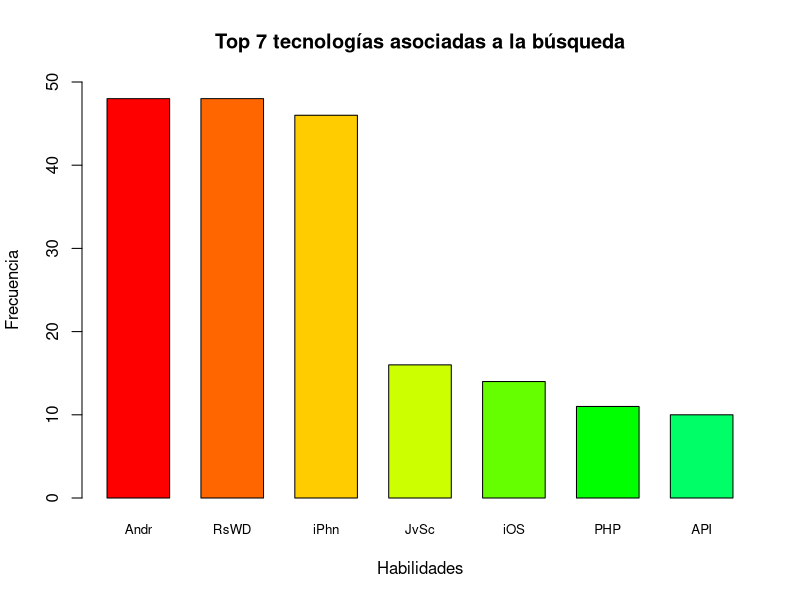

Generate this figure with R:
# 1. Instalación de paquetes
install.packages("dplyr")
install.packages("tidyr")
install.packages("readxl")

install.packages("data.table")
install.packages("stringr")


# Validar si los paquetes se han instalado
library(dplyr) 
library(tidyr)
library(readxl)
library(data.table)
library(stringr)


# Importando el .csv a un dataset
ofertas <- read.csv("workana.csv", header = FALSE, sep =",")

# Renombrando columnas
names(ofertas)<- c("Titulo", "Fecha","Descripcion", "Salario", "Habilidades")
                 
# Ahora desglozamos la lista de skills en una columna cada skill
#freqSkillDF <- separate_rows(ofertas, Habilidades,convert = TRUE) 
freqSkillDT <- data.table(ofertas)
freqSkillDT <- freqSkillDT[ , list( Habilidades = unlist( strsplit( Habilidades , "," ) ) ) , by = Titulo ]

# Debemos limpiar las filas caracteres basura
#freqSkillDF<-freqSkillDF[complete.cases(freqSkillDF),]
#freqSkillDF <- freqSkillDF[!(freqSkillDF$Habilidades==""), ]
freqSkillDT <- str_remove_all(freqSkillDT$Habilidades, "[\\[\\]\"]")
freqSkillDT <- trimws(freqSkillDT)

#Ahora debemos sacar la frecuencia:
freqSkillDT <- table(freqSkillDT)

#Ahora vamos a sacar el top 10
#class(freqSkillDT)
#freqSkillDT <- data.table(freqSkillDT)
#freqSkillDT <- order(freqSkillDT$N)
freqSkillDT <- sort(freqSkillDT, decreasing = TRUE)
freqSkillDT <- head(freqSkillDT,7)

#Armamos el histograma
barplot(freqSkillDT, ylab = "Frecuencia", xlab = "Habilidades", 
        ylim = c(0,50), main = "Top 7 tecnologías asociadas a la búsqueda", 
        col = rainbow(15), space= 0.5, cex.names=0.8, 
        names.arg=abbreviate(names(freqSkillDT)))
